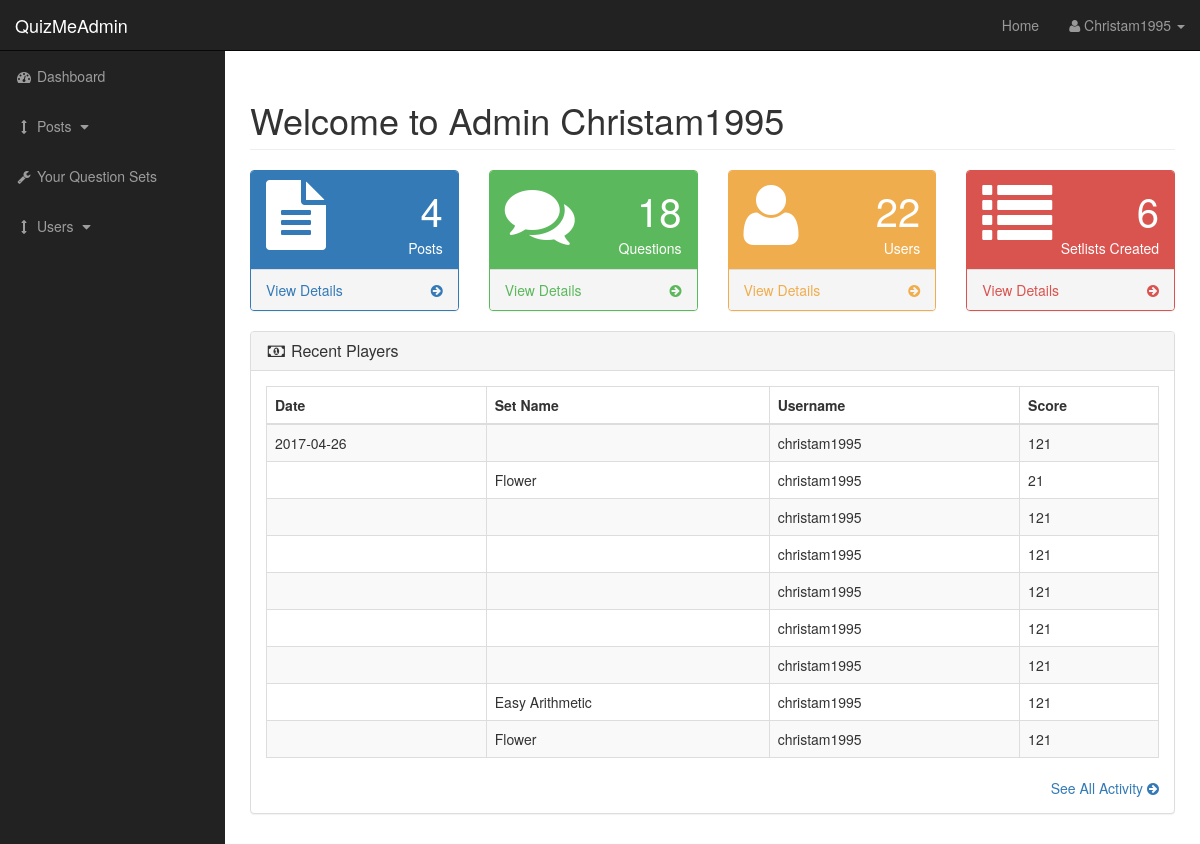
/admin (signed in), run on the app's committed database.
### tables this page shows
CREATE TABLE `highscores` (
  `id` int(11) NOT NULL AUTO_INCREMENT,
  `setid` int(5) NOT NULL,
  `username` varchar(255) NOT NULL,
  `firstname` varchar(255) NOT NULL,
  `lastname` varchar(255) NOT NULL,
  `score` int(5) NOT NULL,
  `date` date DEFAULT NULL,
  PRIMARY KEY (`id`)
);

CREATE TABLE `setlist` (
  `set_id` int(11) NOT NULL AUTO_INCREMENT,
  `setname` varchar(255) NOT NULL,
  `setdescription` varchar(255) NOT NULL,
  `datecreated` date DEFAULT NULL,
  `username` varchar(18) NOT NULL,
  PRIMARY KEY (`set_id`)
);

### admin/index.php (the view)
<?php include "includes/header.php"; ?>
    <div id="wrapper">
        <?php include "includes/navigation.php"; ?>
        <div id="page-wrapper">
            <div class="container-fluid">
                <div class="row">
                    <div class="col-lg-12">
                        <h1 class="page-header">
                            Welcome to Admin
                            <?php echo $_SESSION['username'];?>
                        </h1>
                    </div>
                </div>
                <div class="row">
    <div class="col-lg-3 col-md-6">
        <div class="panel panel-primary">
            <div class="panel-heading">
                <div class="row">
                    <div class="col-xs-3">
                        <i class="fa fa-file-text fa-5x"></i>
                    </div>
                    <div class="col-xs-9 text-right">
                      <?php
                        $query = "SELECT * FROM posts";
                        $select_all_post = mysqli_query($connection,$query);
                        $post_count = mysqli_num_rows($select_all_post);
                      echo  "<div class='huge'>{$post_count}</div>"
                        ?>
                        <div>Posts</div>
                    </div>
                </div>
            </div>
            <a href="posts.php">
                <div class="panel-footer">
                    <span class="pull-left">View Details</span>
                    <span class="pull-right"><i class="fa fa-arrow-circle-right"></i></span>
                    <div class="clearfix"></div>
                </div>
            </a>
        </div>
    </div>
                    <div class="col-lg-3 col-md-6">
                        <div class="panel panel-green">
                            <div class="panel-heading">
                                <div class="row">
                                    <div class="col-xs-3">
                                        <i class="fa fa-comments fa-5x"></i>
                                    </div>
                                    <div class="col-xs-9 text-right">
                                      <?php
                                    $query = "SELECT * FROM questions";
                                    $select_all_questions = mysqli_query($connection,$query);
                                    $question_count = mysqli_num_rows($select_all_questions);
                                  echo  "<div class='huge'>{$question_count}</div>";
                                    ?>
                                      <div>Questions</div>
                                    </div>
                                </div>
                            </div>
                            <a href="comments.php">
                                <div class="panel-footer">
                                    <span class="pull-left">View Details</span>
                                    <span class="pull-right"><i class="fa fa-arrow-circle-right"></i></span>
                                    <div class="clearfix"></div>
                                </div>
                            </a>
                        </div>
                    </div>
                    <div class="col-lg-3 col-md-6">
                        <div class="panel panel-yellow">
                            <div class="panel-heading">
                                <div class="row">
                                    <div class="col-xs-3">
                                        <i class="fa fa-user fa-5x"></i>
                                    </div>
                                    <div class="col-xs-9 text-right">
                                       <?php
                                        $query = "SELECT * FROM users";
                                        $select_all_users = mysqli_query($connection,$query);
                                        $user_count = mysqli_num_rows($select_all_users);
                                      echo  "<div class='huge'>{$user_count}</div>"
                                        ?>
                                        <div> Users</div>
                                    </div>
                                </div>
                            </div>
                            <a href="users.php">
                                <div class="panel-footer">
                                    <span class="pull-left">View Details</span>
                                    <span class="pull-right"><i class="fa fa-arrow-circle-right"></i></span>
                                    <div class="clearfix"></div>
                                </div>
                            </a>
                        </div>
                    </div>
                    <div class="col-lg-3 col-md-6">
                        <div class="panel panel-red">
                            <div class="panel-heading">
                                <div class="row">
                                    <div class="col-xs-3">
                                        <i class="fa fa-list fa-5x"></i>
                                    </div>
                                    <div class="col-xs-9 text-right">
                                     <?php
                                    $query = "SELECT * FROM setlist";
                                    $select_all_setlists = mysqli_query($connection,$query);
                                    $setlist_count = mysqli_num_rows($select_all_setlists);
                                  echo  "<div class='huge'>{$setlist_count}</div>"
                                    ?>
                                   <div>Setlists Created</div>
                                    </div>
                                </div>
                            </div>
                            <a href="setcreator.php">
                                <div class="panel-footer">
                                    <span class="pull-left">View Details</span>
                                    <span class="pull-right"><i class="fa fa-arrow-circle-right"></i></span>
                                    <div class="clearfix"></div>
                                </div>
                            </a>
                        </div>
                    </div>
                </div>
                <div class="row">
                    <div class="col-lg-12">
                        <div class="panel panel-default">
                            <div class="panel-heading">
                                <h3 class="panel-title"><i class="fa fa-money fa-fw"></i> Recent Players</h3>
                            </div>
                            <div class="panel-body">
                                <div class="table-responsive">
                                    <table class="table table-bordered table-hover table-striped">
                                        <thead>
                                            <tr>
                                                <th>Date</th>
                                                <th>Set Name</th>
                                                <th>Username</th>
                                                <th>Score</th>
                                            </tr>
                                        </thead>
                                        <tbody>
                                            <?php
                                                $query = "SELECT * FROM highscores";
                                                $query .=" ORDER BY id DESC ";
                                                $hsquery = mysqli_query($connection, $query);
                                                if(!$hsquery){
                                                    die("Error" . mysqli_error());
                                                }else
                                                {
                                                    $index = 0;
                                                    while($index < 9){
                                                        $row = mysqli_fetch_assoc($hsquery);
                                                        $query = "SELECT * FROM setlist WHERE set_id=".$row['setid'];
                                                        $namequery = mysqli_query($connection, $query);
                                                        $name = mysqli_fetch_assoc($namequery);
                                                        echo "<tr>
                                                                <td>{$row['date']}</td>
                                                                <td>{$name['setname']}</td>
                                                                <td>{$row['username']}</td>
                                                                <td>{$row['score']}</td>
                                                            </tr>";
                                                        $index++;
                                                    }
                                                }
                                            ?>
                                        </tbody>
                                    </table>
                                </div>
                                <div class="text-right">
                                    <a href="#">See All Activity <i class="fa fa-arrow-circle-right"></i></a>
                                </div>
                            </div>
                        </div>
                    </div>
                </div>
            </div>
        </div>
<?php include "includes/footer.php" ?>

### admin/includes/header.php (shortened to what this page needs)
<!DOCTYPE html>
<html lang="en">
<head>
    <link href="css/bootstrap.min.css" rel="stylesheet">
    <link href="css/sb-admin.css" rel="stylesheet">
    <link href="css/plugins/morris.css" rel="stylesheet">
    <link href="font-awesome/css/font-awesome.min.css" rel="stylesheet" type="text/css">
</head>
<body>

### admin/includes/navigation.php (shortened to what this page needs)
<nav class="navbar navbar-inverse navbar-fixed-top" role="navigation">
    <div class="navbar-header">
        <a class="navbar-brand" href="index.php">QuizMeAdmin</a>
    </div>
    <ul class="nav navbar-right top-nav">
        <li><a href="../index.php">Home</a></li>
        <li class="dropdown">
            <a href="#" class="dropdown-toggle" data-toggle="dropdown"><i class="fa fa-user"></i> <?php echo $_SESSION['username']?> <b class="caret"></b></a>
        </li>
    </ul>
    <div class="collapse navbar-collapse navbar-ex1-collapse">
        <ul class="nav navbar-nav side-nav">
            <li>
                <a href="index.php"><i class="fa fa-fw fa-dashboard"></i> Dashboard</a>
            </li>
            <li>
                <a href="javascript:;" data-toggle="collapse" data-target="#posts_dropdown"><i class="fa fa-fw fa-arrows-v"></i> Posts <i class="fa fa-fw fa-caret-down"></i></a>
            </li>
            <li>
                <a href="setcreator.php"><i class="fa fa-fw fa-wrench"></i> Your Question Sets</a>
            </li>
            <li>
                <a href="javascript:;" data-toggle="collapse" data-target="#users"><i class="fa fa-fw fa-arrows-v"></i> Users <i class="fa fa-fw fa-caret-down"></i></a>
            </li>
        </ul>
    </div>
</nav>

### admin/includes/footer.php (shortened to what this page needs)
    </div>
</body>
</html>

### admin/css/sb-admin.css (style rules this page uses)
body { margin-top: 100px; background-color: #222; }
@media (min-width:768px) { body { margin-top: 50px; } }
#wrapper { padding-left: 0; }
#page-wrapper { width: 100%; padding: 0; background-color: #fff; }
.huge { font-size: 50px; line-height: normal; }
@media (min-width:768px) { #wrapper { padding-left: 225px; } }
@media (min-width:768px) { #page-wrapper { padding: 10px; } }
.top-nav { padding: 0 15px; }
.top-nav>li { display: inline-block; float: left; }
.top-nav>li>a { padding-top: 15px; padding-bottom: 15px; line-height: 20px; color: #999; }
@media (min-width:768px) { .side-nav { position: fixed; top: 51px; left: 225px; width: 225px; margin-left: -225px; border: none; border-radius: 0; overflow-y: auto; background-color: #222; } }
@media (min-width:768px) { .side-nav>li>a { width: 225px; } }
.huge { font-size: 40px; }
.panel-green { border-color: #5cb85c; }
.panel-green .panel-heading { border-color: #5cb85c; color: #fff; background-color: #5cb85c; }
.panel-green a { color: #5cb85c; }
.panel-red { border-color: #d9534f; }
.panel-red .panel-heading { border-color: #d9534f; color: #fff; background-color: #d9534f; }
.panel-red a { color: #d9534f; }
.panel-yellow { border-color: #f0ad4e; }
.panel-yellow .panel-heading { border-color: #f0ad4e; color: #fff; background-color: #f0ad4e; }
.panel-yellow a { color: #f0ad4e; }

### data on the page
highscores: date "2017-04-26", username "christam1995", score "121"
highscores: setlist.setname "Flower", username "christam1995", score "21"
highscores: username "christam1995", score "121"
highscores: username "christam1995", score "121"
highscores: username "christam1995", score "121"
highscores: username "christam1995", score "121"
highscores: username "christam1995", score "121"
highscores: setlist.setname "Easy Arithmetic", username "christam1995", score "121"
highscores: setlist.setname "Flower", username "christam1995", score "121"

### other printed values
$_SESSION['username'] "Christam1995"
$post_count "4"
$question_count "18"
$user_count "22"
$setlist_count "6"
